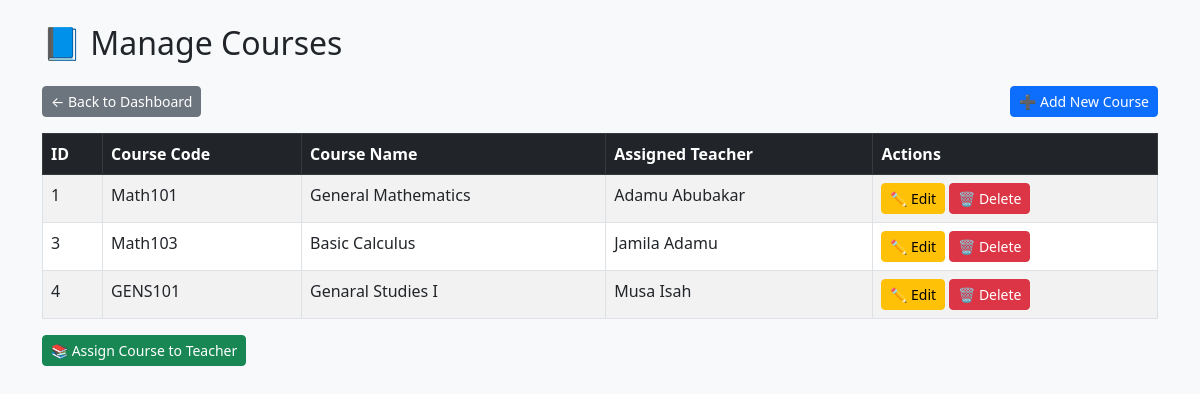
The page /courses/index.php (signed in) on the database its author committed.
### tables this page shows
CREATE TABLE `courses` (
  `id` int(11) NOT NULL,
  `course_code` varchar(50) NOT NULL,
  `title` varchar(100) NOT NULL,
  `teacher_id` int(11) DEFAULT NULL
);

CREATE TABLE `teachers` (
  `id` int(11) NOT NULL,
  `teacher_id` varchar(50) NOT NULL,
  `name` varchar(100) NOT NULL,
  `email` varchar(100) DEFAULT NULL,
  `password` varchar(255) NOT NULL
);

### courses/index.php (the view, shortened to what this page needs)
<?php
require '../includes/db.php';
$result = mysqli_query($conn, "
    SELECT courses.*, teachers.name AS teacher_name
    FROM courses
    LEFT JOIN teachers ON courses.teacher_id = teachers.id
");
?>
<!DOCTYPE html>
<html lang="en">
<head>
    <link href="https://cdn.jsdelivr.net/npm/bootstrap@5.3.0/dist/css/bootstrap.min.css" rel="stylesheet">
</head>
<body class="bg-light">
<div class="container mt-4">
    <h2 class="mb-4">📘 Manage Courses</h2>
    <a href="../dashboard/index.php" class="btn btn-secondary btn-sm mb-3">← Back to Dashboard</a>
    <a href="add.php" class="btn btn-primary btn-sm mb-3 float-end">➕ Add New Course</a>
    <table class="table table-bordered table-striped">
        <thead class="table-dark">
            <tr>
                <th>ID</th>
                <th>Course Code</th>
                <th>Course Name</th>
                <th>Assigned Teacher</th>
                <th>Actions</th>
            </tr>
        </thead>
        <tbody>
        <?php while ($course = mysqli_fetch_assoc($result)): ?>
            <tr>
                <td><?= $course['id'] ?></td>
                <td><?= htmlspecialchars($course['course_code']) ?></td>
                <td><?= htmlspecialchars($course['title']) ?></td>
                <td><?= htmlspecialchars($course['teacher_name'] ?? 'Unassigned') ?></td>
                <td>
                    <a href="edit.php?id=<?= $course['id'] ?>" class="btn btn-sm btn-warning">✏️ Edit</a>
                    <a href="delete.php?id=<?= $course['id'] ?>" class="btn btn-sm btn-danger" onclick="return confirm('Are you sure you want to delete this course?');">🗑️ Delete</a>
                </td>
            </tr>
        <?php endwhile; ?>
        </tbody>
    </table>
    <a href="assign.php" class="btn btn-success btn-sm mb-3">📚 Assign Course to Teacher</a>
</div>
</body>
</html>

### rows shown on the page
courses: id "1", course_code "Math101", title "General Mathematics", teacher.name "Adamu Abubakar"
courses: id "3", course_code "Math103", title "Basic Calculus", teacher.name "Jamila Adamu"
courses: id "4", course_code "GENS101", title "Genaral Studies I", teacher.name "Musa Isah"
